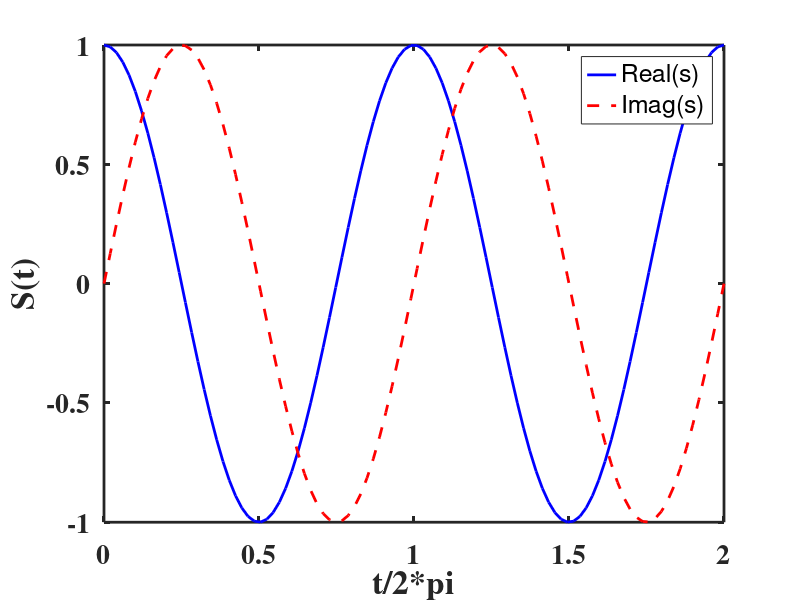

The MATLAB source for this figure:
t = linspace(0, 4*pi, 100);
s = exp(1j*t);
figure 

%give each plot a handle ('p' and 'q')
%control its width and color
%change line pattern
p = plot(t/(2*pi), real (s), '');
set(p, 'Color', 'blue', 'LineWidth', 2)
hold on
q = plot(t/(2*pi), imag(s), '--')
set(q, 'Color', 'red', 'LineWidth', 2)

%add a legend
legend('Real(s)', 'Imag(s)')

%gca refers to chart
set(gca, 'LineWidth', 2)

%set the graphic area font
set(gca, 'Fontname', 'Times')
set(gca, 'Fontsize', 20)
set(gca, 'Fontweight', 'bold')

%gcf refers to figure
set(gcf, 'color', 'white')

%adding axis labels
xlabel('t/2*pi', 'Fontname', 'Times', 'Fontsize', 24 ,'Fontweight', 'bold')
ylabel('S(t)',  'Fontname', 'Times', 'Fontsize', 24 ,'Fontweight', 'bold')

